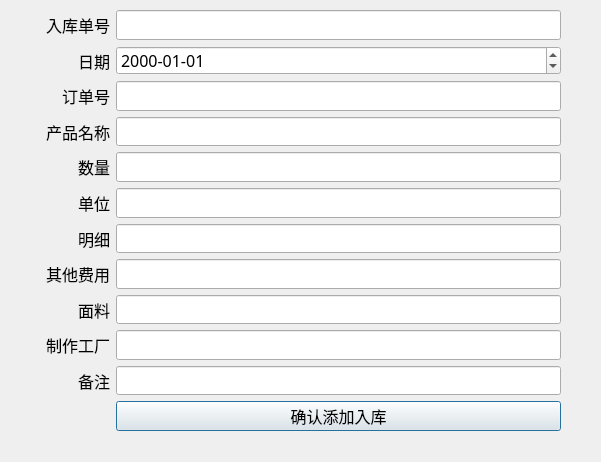
<?xml version="1.0" encoding="UTF-8"?>
<ui version="4.0">
 <class>ChengPinRuKuEdit</class>
 <widget class="QDialog" name="ChengPinRuKuEdit">
  <property name="geometry">
   <rect>
    <x>0</x>
    <y>0</y>
    <width>601</width>
    <height>462</height>
   </rect>
  </property>
  <property name="windowTitle">
   <string>Dialog</string>
  </property>
  <widget class="QWidget" name="formLayoutWidget">
   <property name="geometry">
    <rect>
     <x>30</x>
     <y>10</y>
     <width>531</width>
     <height>421</height>
    </rect>
   </property>
   <layout class="QFormLayout" name="formLayout">
    <item row="0" column="0">
     <widget class="QLabel" name="Label">
      <property name="minimumSize">
       <size>
        <width>80</width>
        <height>0</height>
       </size>
      </property>
      <property name="font">
       <font>
        <family>Agency FB</family>
        <pointsize>12</pointsize>
       </font>
      </property>
      <property name="text">
       <string>入库单号</string>
      </property>
      <property name="alignment">
       <set>Qt::AlignRight|Qt::AlignTrailing|Qt::AlignVCenter</set>
      </property>
     </widget>
    </item>
    <item row="0" column="1">
     <widget class="QLineEdit" name="LineEdit_ruku_id">
      <property name="font">
       <font>
        <family>Agency FB</family>
        <pointsize>12</pointsize>
       </font>
      </property>
      <property name="readOnly">
       <bool>true</bool>
      </property>
     </widget>
    </item>
    <item row="1" column="0">
     <widget class="QLabel" name="Label_2">
      <property name="minimumSize">
       <size>
        <width>80</width>
        <height>0</height>
       </size>
      </property>
      <property name="font">
       <font>
        <family>Agency FB</family>
        <pointsize>12</pointsize>
       </font>
      </property>
      <property name="text">
       <string>日期</string>
      </property>
      <property name="alignment">
       <set>Qt::AlignRight|Qt::AlignTrailing|Qt::AlignVCenter</set>
      </property>
     </widget>
    </item>
    <item row="1" column="1">
     <widget class="QDateEdit" name="dateEdit_date">
      <property name="font">
       <font>
        <family>Agency FB</family>
        <pointsize>12</pointsize>
        <weight>50</weight>
        <bold>false</bold>
       </font>
      </property>
      <property name="displayFormat">
       <string>yyyy-MM-dd</string>
      </property>
     </widget>
    </item>
    <item row="2" column="0">
     <widget class="QLabel" name="Label_7">
      <property name="minimumSize">
       <size>
        <width>80</width>
        <height>0</height>
       </size>
      </property>
      <property name="font">
       <font>
        <family>Agency FB</family>
        <pointsize>12</pointsize>
       </font>
      </property>
      <property name="text">
       <string>订单号</string>
      </property>
      <property name="alignment">
       <set>Qt::AlignRight|Qt::AlignTrailing|Qt::AlignVCenter</set>
      </property>
     </widget>
    </item>
    <item row="2" column="1">
     <widget class="QLineEdit" name="LineEdit_order_id">
      <property name="font">
       <font>
        <family>Agency FB</family>
        <pointsize>12</pointsize>
       </font>
      </property>
     </widget>
    </item>
    <item row="3" column="0">
     <widget class="QLabel" name="Label_3">
      <property name="minimumSize">
       <size>
        <width>80</width>
        <height>0</height>
       </size>
      </property>
      <property name="font">
       <font>
        <family>Agency FB</family>
        <pointsize>12</pointsize>
       </font>
      </property>
      <property name="text">
       <string>产品名称</string>
      </property>
      <property name="alignment">
       <set>Qt::AlignRight|Qt::AlignTrailing|Qt::AlignVCenter</set>
      </property>
     </widget>
    </item>
    <item row="3" column="1">
     <widget class="QLineEdit" name="LineEdit_name">
      <property name="font">
       <font>
        <family>Agency FB</family>
        <pointsize>12</pointsize>
       </font>
      </property>
     </widget>
    </item>
    <item row="4" column="0">
     <widget class="QLabel" name="Label_4">
      <property name="minimumSize">
       <size>
        <width>80</width>
        <height>0</height>
       </size>
      </property>
      <property name="font">
       <font>
        <family>Agency FB</family>
        <pointsize>12</pointsize>
       </font>
      </property>
      <property name="text">
       <string>数量</string>
      </property>
      <property name="alignment">
       <set>Qt::AlignRight|Qt::AlignTrailing|Qt::AlignVCenter</set>
      </property>
     </widget>
    </item>
    <item row="4" column="1">
     <widget class="QLineEdit" name="LineEdit_shuliang">
      <property name="font">
       <font>
        <family>Agency FB</family>
        <pointsize>12</pointsize>
       </font>
      </property>
     </widget>
    </item>
    <item row="5" column="0">
     <widget class="QLabel" name="Label_5">
      <property name="minimumSize">
       <size>
        <width>80</width>
        <height>0</height>
       </size>
      </property>
      <property name="font">
       <font>
        <family>Agency FB</family>
        <pointsize>12</pointsize>
       </font>
      </property>
      <property name="text">
       <string>单位</string>
      </property>
      <property name="alignment">
       <set>Qt::AlignRight|Qt::AlignTrailing|Qt::AlignVCenter</set>
      </property>
     </widget>
    </item>
    <item row="5" column="1">
     <widget class="QLineEdit" name="LineEdit_danwei">
      <property name="font">
       <font>
        <family>Agency FB</family>
        <pointsize>12</pointsize>
       </font>
      </property>
     </widget>
    </item>
    <item row="6" column="0">
     <widget class="QLabel" name="Label_6">
      <property name="minimumSize">
       <size>
        <width>80</width>
        <height>0</height>
       </size>
      </property>
      <property name="font">
       <font>
        <family>Agency FB</family>
        <pointsize>12</pointsize>
       </font>
      </property>
      <property name="text">
       <string>明细</string>
      </property>
      <property name="alignment">
       <set>Qt::AlignRight|Qt::AlignTrailing|Qt::AlignVCenter</set>
      </property>
     </widget>
    </item>
    <item row="6" column="1">
     <widget class="QLineEdit" name="LineEdit_detail">
      <property name="font">
       <font>
        <family>Agency FB</family>
        <pointsize>12</pointsize>
       </font>
      </property>
     </widget>
    </item>
    <item row="7" column="0">
     <widget class="QLabel" name="Label_10">
      <property name="minimumSize">
       <size>
        <width>80</width>
        <height>0</height>
       </size>
      </property>
      <property name="font">
       <font>
        <family>Agency FB</family>
        <pointsize>12</pointsize>
       </font>
      </property>
      <property name="text">
       <string>其他费用</string>
      </property>
      <property name="alignment">
       <set>Qt::AlignRight|Qt::AlignTrailing|Qt::AlignVCenter</set>
      </property>
     </widget>
    </item>
    <item row="7" column="1">
     <widget class="QLineEdit" name="LineEdit_otherfee">
      <property name="font">
       <font>
        <family>Agency FB</family>
        <pointsize>12</pointsize>
       </font>
      </property>
     </widget>
    </item>
    <item row="8" column="0">
     <widget class="QLabel" name="Label_11">
      <property name="minimumSize">
       <size>
        <width>80</width>
        <height>0</height>
       </size>
      </property>
      <property name="font">
       <font>
        <family>Agency FB</family>
        <pointsize>12</pointsize>
       </font>
      </property>
      <property name="text">
       <string>面料</string>
      </property>
      <property name="alignment">
       <set>Qt::AlignRight|Qt::AlignTrailing|Qt::AlignVCenter</set>
      </property>
     </widget>
    </item>
    <item row="8" column="1">
     <widget class="QLineEdit" name="LineEdit_mianliao">
      <property name="font">
       <font>
        <family>Agency FB</family>
        <pointsize>12</pointsize>
       </font>
      </property>
     </widget>
    </item>
    <item row="9" column="0">
     <widget class="QLabel" name="Label_12">
      <property name="minimumSize">
       <size>
        <width>80</width>
        <height>0</height>
       </size>
      </property>
      <property name="font">
       <font>
        <family>Agency FB</family>
        <pointsize>12</pointsize>
       </font>
      </property>
      <property name="text">
       <string>制作工厂</string>
      </property>
      <property name="alignment">
       <set>Qt::AlignRight|Qt::AlignTrailing|Qt::AlignVCenter</set>
      </property>
     </widget>
    </item>
    <item row="9" column="1">
     <widget class="QLineEdit" name="LineEdit_makefactory">
      <property name="font">
       <font>
        <family>Agency FB</family>
        <pointsize>12</pointsize>
       </font>
      </property>
     </widget>
    </item>
    <item row="10" column="0">
     <widget class="QLabel" name="Label_14">
      <property name="minimumSize">
       <size>
        <width>80</width>
        <height>0</height>
       </size>
      </property>
      <property name="font">
       <font>
        <family>Agency FB</family>
        <pointsize>12</pointsize>
       </font>
      </property>
      <property name="text">
       <string>备注</string>
      </property>
      <property name="alignment">
       <set>Qt::AlignRight|Qt::AlignTrailing|Qt::AlignVCenter</set>
      </property>
     </widget>
    </item>
    <item row="10" column="1">
     <widget class="QLineEdit" name="LineEdit_comment">
      <property name="font">
       <font>
        <family>Agency FB</family>
        <pointsize>12</pointsize>
       </font>
      </property>
     </widget>
    </item>
    <item row="11" column="1">
     <widget class="QPushButton" name="pushButton">
      <property name="font">
       <font>
        <family>Agency FB</family>
        <pointsize>12</pointsize>
       </font>
      </property>
      <property name="text">
       <string>确认添加入库</string>
      </property>
     </widget>
    </item>
   </layout>
  </widget>
 </widget>
 <resources/>
 <connections>
  <connection>
   <sender>pushButton</sender>
   <signal>clicked()</signal>
   <receiver>ChengPinRuKuEdit</receiver>
   <slot>ChengPinRukuEditSlot()</slot>
   <hints>
    <hint type="sourcelabel">
     <x>346</x>
     <y>371</y>
    </hint>
    <hint type="destinationlabel">
     <x>585</x>
     <y>435</y>
    </hint>
   </hints>
  </connection>
 </connections>
 <slots>
  <slot>ChengPinRukuEditSlot()</slot>
 </slots>
</ui>
